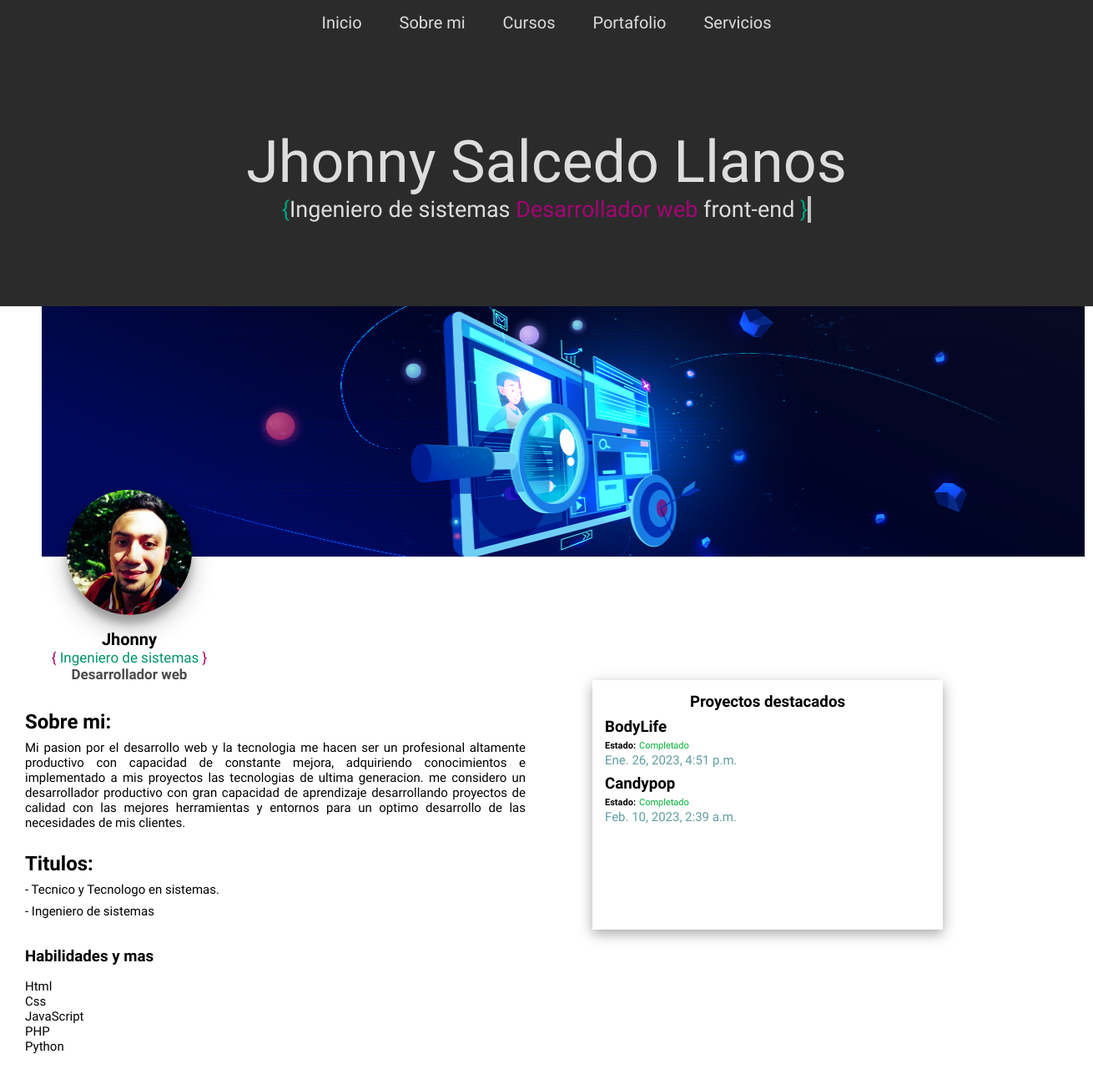
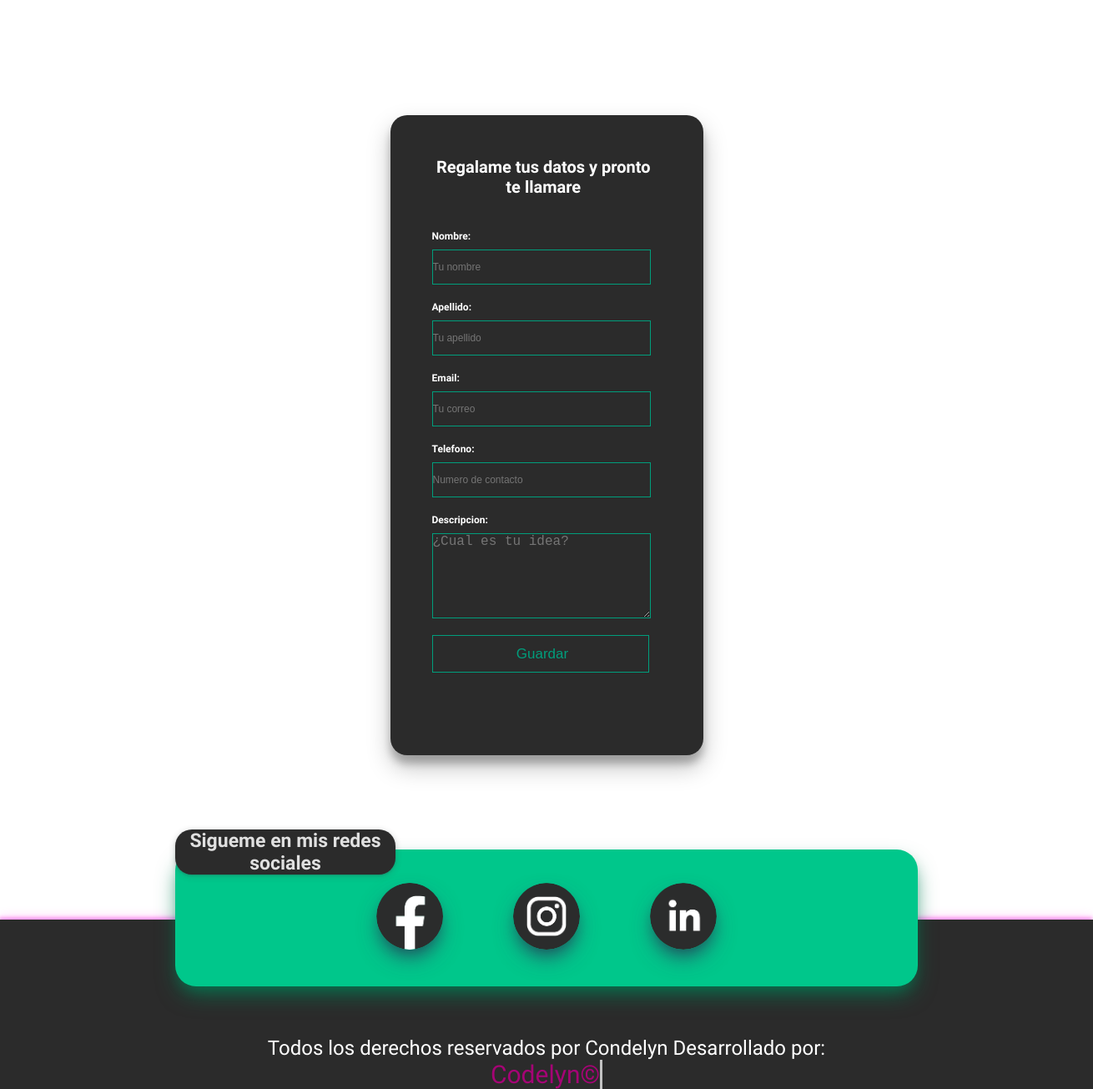
The app's page /sobre-mi with its own data (2 pictures, top to bottom).
### portafolio/models.py (models this page shows, shortened)
class Page(models.Model):
    title = models.CharField(max_length=100, verbose_name="titulo")
    content = RichTextField(verbose_name="contenido")
    slug = models.CharField(unique=True, max_length=100, verbose_name="slug")
    visible = models.BooleanField(verbose_name="¿visible?")
    created_at = models.DateTimeField(auto_now=True, verbose_name="Creado el")
    updated_at = models.DateField(auto_now=True, verbose_name="Actualizado el")
    class Meta:
        verbose_name = "Página"
        verbose_name_plural = "Páginas"

class Perfil(models.Model):
    name = models.CharField(max_length=50, verbose_name="Nombre Completo")
    lastname = models.CharField(max_length=50, verbose_name="Apellidos")
    title = models.CharField(max_length=50, verbose_name="Titulo")
    email = models.EmailField(max_length=100, verbose_name="Correo")
    telephone = models.IntegerField()
    description = RichTextField(verbose_name="Descripcion")
    facebook = models.URLField(blank=True, null=True)
    linkedin = models.URLField(blank=True, null=True)
    github = models.URLField(blank=True, null=True)
    whatsapp = models.URLField(blank=True, null=True)
    instagram = models.URLField(blank=True, null=True)
    skills = models.TextField(max_length=255, verbose_name="Habilidades")
    image = models.ImageField(upload_to="perfil", verbose_name="Imagen perfil")
    created_at = models.DateTimeField(auto_now_add=True, verbose_name="fecha creacion")
    updated_at = models.DateTimeField(auto_now=True, verbose_name="fecha actualizacion")
    class Meta:
        verbose_name = "Perfil"
        verbose_name_plural = "Perfiles"

class Proyect(models.Model):
    _id = models.BigAutoField(primary_key=True)
    name = models.CharField(max_length=200)
    lenguage = models.CharField(max_length=200)
    status = models.BooleanField(default=True, verbose_name="estado")
    user = models.ForeignKey(User, verbose_name="Desarrollador", on_delete=models.CASCADE)
    image = models.ImageField(default='null', upload_to="proyect")
    progress = models.BooleanField(default=True, verbose_name="progreso")
    slug = models.URLField(null=True, blank=True, default="https://", max_length=200, verbose_name="Enlace")
    description = RichTextField(verbose_name="descripcion")
    created_at = models.DateTimeField(auto_now_add=True, verbose_name="Fecha creacion")
    updated_at = models.DateTimeField(auto_now_add=True, verbose_name="Fecha actualizacion")
    class Meta:
        verbose_name = "Proyecto"
        verbose_name_plural = "Proyectos"

### portafolio/views.py (the view, shortened to what this page needs)
# urls.py: path('<str:slug>', views.page, name="page"),
def page(request, slug):
    lenguaje = {
        'Python': '<i class="bi bi-filetype-py"></i>',
        'Wordpress': '<i class="bi bi-wordpress"></i>',
        'PHP': '<i class="bi bi-filetype-php"></i>',
        'Laravel': 'Laravel',
        'JavaScript': 'Javascript',
        'CSS': '<i class="bi bi-filetype-css"></i>',
    }
    articulos = Article.objects.all()
    paginator_articulos = Paginator(articulos, 3)
    page_number = request.GET.get('page')
    page_obj = paginator_articulos.get_page(page_number)
    proyectos = Proyect.objects.all()
    paginator = Paginator(proyectos, 2)
    page = request.GET.get('page')
    page_proyectos = paginator.get_page(page)
    perfiles = Perfil.objects.all()
    if slug == slug:
        page = Page.objects.get(slug=slug)
    else:
        return render(request, '404.html')
    cursos = Curso.objects.all()
    servicios = Service.objects.all()
    formulario = FormContact()
    return render(request, 'page.html', {
        "page": page,
        "proyectos": page_proyectos,
        "lenguaje": lenguaje,
        "articulos": page_obj,
        "cursos": cursos,
        "perfiles": perfiles,
        "servicios": servicios,
        "form": formulario,
    })

### portafolio/context_processors.py (called while the page is built)
def get_pages(request):
    pages = Page.objects.values_list('id', 'title', 'slug', 'visible')
    slugs = Page.objects.all()
    return {
        'pages': pages,
        'slugs': slugs,
    }

### portafolio/templates/page.html (shortened to what this page needs)
{% extends 'layout.html' %}
{% load static %}
{% block content %}
    {% if page.slug == "sobre-mi" %}
        {% for perfil in perfiles %}
            {% if perfil in perfiles %}
                <section class="section-sobremi">
                    <div class="content-perfil">
                        <div class="content-perfil-banner">
                            <img id="banner-perfil" src="../static/images/banner-perfil.png" alt="">
                        </div>
                        <div class="content-perfil-imagen">
                            <img id="imagen-perfil" src="{{perfil.image.url}}" alt="">
                            <p id="name"><strong>{{perfil.name}} {{perfil.surname}}</strong></p>
                            <p id="title"><span>{</span> {{perfil.title}} <span>}</span></p>
                            <p id="dev">Desarrollador web</p>
                        </div>
                        <div class="content-perfil-sobremi">
                            <div class="content-perfil-sobremi-info">
                                <p>{{perfil.description|safe}}</p>
                                <h3>Habilidades y mas</h3>
                                <ul> <li><p id="skills">{{perfil.skills|safe}}</p></li> </ul>
                            <div>
                            <div class="content-perfil-sobremi-post">
                                <h3>Proyectos destacados</h3>
                                <ul>
                                {% for proyecto in proyectos %}
                                    <li>
                                        {% if proyecto.progress == True %}
                                            <h3>{{proyecto.name}}</h3> <span id="titulo-estado">Estado:</span> <span id="estado-completado">Completado</span>
                                        {% else %}
                                            <h3>{{proyecto.name}}</h3> <span id="estado-completado">En Proceso.</span>
                                        {% endif %}
                                        <span id="date">{{proyecto.created_at}}</span>
                                    </li>
                                {% endfor %}
                                </ul>
                            </div>
                        </div>
                    </div>
                </section>
            {% endif %}
                {% empty %}
                <h1>No se encontraron perfiles</h1>
        {% endfor %}
        <section class="section-form">
            <div class="contact-form">
                    <form action="" method="POST">
                        <h3>Regalame tus datos y pronto te llamare<h3>
                        {{form.as_p}}
                        <button id="btn-guardar"> Guardar</button>
                    </form>
            </div>
        </section>
    {% endif %}
{% endblock %}

### portafolio/templates/layout.html (shortened to what this page needs)
{% load static %}
<!DOCTYPE html>
<html lang="en">
<head>
    <link rel="stylesheet" href="{% static '../static/css/styles.css' %}">
    <link rel="stylesheet" href="{% static '../static/css/styles_portafolio.css' %}">
    <link rel="stylesheet" href="{% static '../static/css/styles_cursos.css' %}">
    <link rel="stylesheet" href="{% static '../static/css/styles_sobremi.css' %}">
    <link rel="stylesheet" href="{% static '../static/css/styles_servicios.css' %}">
    <link rel="stylesheet" href="{% static '../static/css/styles_error.css' %}">
    <link rel="stylesheet" href="{% static '../static/css/styles_articulo.css' %}">
     <link href="{% static 'fontawesomefree/css/fontawesome.css' %}" rel="stylesheet" type="text/css">
     <link href="{% static 'fontawesomefree/css/brands.css' %}" rel="stylesheet" type="text/css">
     <link href="{% static 'fontawesomefree/css/solid.css' %}" rel="stylesheet" type="text/css">
    <link rel="stylesheet" href="https://cdn.jsdelivr.net/npm/bootstrap-icons@1.10.3/font/bootstrap-icons.css">
</head>
<body>
    <header>
        <nav class="menu">
            {% for page  in pages reversed %}
                {% if page.3 == True %}
                    <a href="{% url 'page' page.2 %}"> {{page.1}} </a>
                {% endif %}
            {% endfor %}
        </nav>
    </header>
    {% if page.slug == 'inicio' %}
        <section class="banner">
            <div class="content-banner">
                <h1 class="logotipo">Bienvenido, Soy Jhonny Salcedo</h1>
                <p class="descripcion"><span class="signo1">{</span>Ingeniero de sistemas <span class="full-stack">Desarrollador web</span> front-end <span class="signo2">}</span></p>
            </div>
        </section>
    {% elif page.slug == 'sobre-mi' %}
        <section class="banner">
            <div class="content-banner">
                <h1 class="logotipo">Jhonny Salcedo Llanos</h1>
                <p class="descripcion"><span class="signo1">{</span>Ingeniero de sistemas <span class="full-stack">Desarrollador web</span> front-end <span class="signo2">}</span></p>
            </div>
        </section>
    {% endif %}
    <div class="content">
            {% block content %}
            {% endblock %}
    </div>
        <section class="content-social">
            <div id="content-social-sigueme">
                <h3>Sigueme en mis redes sociales</h3>
            </div>
                <a href="https://www.facebook.com/profile.php?id=100085207243161" target="_blank"> <img id="logo-facebook" src="../static/images/facebook.png" alt=""> </a>
                <a href="https://www.linkedin.com/in/jhonny-salcedo-llanos-6b16a7232/" target="_blank"><img id="logo-instagram" src="../static/images/instagram.png" alt=""></a>
                <a href="https://www.linkedin.com/in/jhonny-salcedo-llanos-6b16a7232/" target="_blank"><img id="logo-linkedin" src="../static/images/linkedin.png" alt=""></a>
        </section>
    <footer>
        <p class="footer-message">
            Todos los derechos reservados por Condelyn
            Desarrollado por: </br><span class="copyRight"> Codelyn&copy; </span>
        </p>
    </footer>
</body>
</html>

### portafolio/static/css/styles.css (style rules this page uses)
* { margin: 0px; padding: 0px; text-decoration: none; }
p { font-size: 12px; }
header { padding: 0 50px; background-color: #2b2b2b; justify-content: space-between; }
.banner { background-color: #2b2b2b; text-align: center; background-position: center; }
.content-banner .logotipo { font-weight: lighter; color:#ddd; padding-top: 100px; font-family: 'Inconsolata', monospace; font-size: 70px; }
.content-banner .descripcion { color: #ddd; font-family: 'Inconsolata', monospace; font-size: 27px; padding-bottom: 100px; }
.content-banner .descripcion .full-stack { color: #a50475; }
.content-banner .descripcion .signo1 { color: #009e7c; }
.content-banner .descripcion .signo2 { color: #009e7c; border-right: .15em solid #c2c2c2; animation: blink 1s steps(1) infinite; }
.menu { text-align: center; width: 100%; height: 30px; padding-top: 15px; padding-bottom: 8px; background-color: #2b2b2b; }
.menu a { font-family: 'Inconsolata', monospace; font-size: 20px; color: #ddd; padding: 20px; }
.content { height: 100%; padding: 50px 50px; justify-content: center; text-align: center; font-family: 'Inconsolata', monospace; }
.content-social { padding-top: 40px; margin: 0 auto; justify-content: space-between; background-position: center; width:890px; height: 124px; position: relative; margin-bottom: -80px; text-align: center; box-shadow: rgba(0, 128, 85, 0.8) 0px 13px 27px -5px, rgba(0, 128, 85, 0.5) 0px 8px 16px -8px; background-color: #00c78b; border-radius: 25px; font-family: 'Inconsolata', monospace; }
.content-social img { width: 80px; height: 80px; border-radius: 50%; margin-left: 40px; margin-right: 40px; box-shadow: rgba(50, 50, 93, 0.75) 0px 13px 27px -5px, rgba(0, 0, 0, 0.3) 0px 8px 16px -8px; }
.content-social #content-social-sigueme { background: #2b2b2b; width: 264px; color: #e0e0e0; display: block; top: -24px; border-radius: 20px; position: absolute; margin-bottom:40px; box-shadow: rgba(60, 64, 67, 0.3) 0px 1px 2px 0px, rgba(60, 64, 67, 0.15) 0px 2px 6px 2px; }
.content-social #content-social-sigueme h3 { font-size: 23px; font-family: 'Inconsolata', monospace; }
footer { width: 100%; background-color: #2b2b2b; text-align: center; height: 100%; font-size: 16px; color: white; font-family: 'Inconsolata', monospace; box-shadow: rgb(255 0 224 / 32%) -1px -3px 4px 0px, rgb(255 0 224 / 32%) 0px 2px 16px 0px; }
.footer-message { color: #ffffff; padding-top: 140px; font-size: 24px; font-family: 'Inconsolata', monospace; }
.footer-message .copyRight { color:#a50475; font-size: 30px; border-right: .10em solid #c2c2c2; animation: blink 1s steps(1) infinite; }

### portafolio/static/css/styles_portafolio.css (style rules this page uses)
p { font-family: 'Inconsolata', monospace; }

### records on screen
Page: title "Inicio"
Page: title "Sobre mi"
Page: title "Cursos"
Page: title "Portafolio"
Page: title "Servicios"
Perfil: image (picture), name "Jhonny", title "Ingeniero de sistemas", description "Sobre mi: Mi pasion por el desarrollo web y la tecnologia me hacen ser un profesional altamente productivo con capacidad de constante mejora, adquiriendo conocimientos e implementado a mis proyectos las tecnologias de ultima generacion. me considero un desarrollador productivo con gran capacidad de aprendizaje desarrollando proyectos de calidad con las mejores herramientas y entornos para un optimo desarrollo de las necesidades de mis clientes. Titulos: - Tecnico y Tecnologo en sistemas. - Ingeniero de sistemas", skills "Html Css JavaScript PHP Python"
Proyect: name "BodyLife", created_at "Ene. 26, 2023, 4:51 p.m."
Proyect: name "Candypop", created_at "Feb. 10, 2023, 2:39 a.m."
